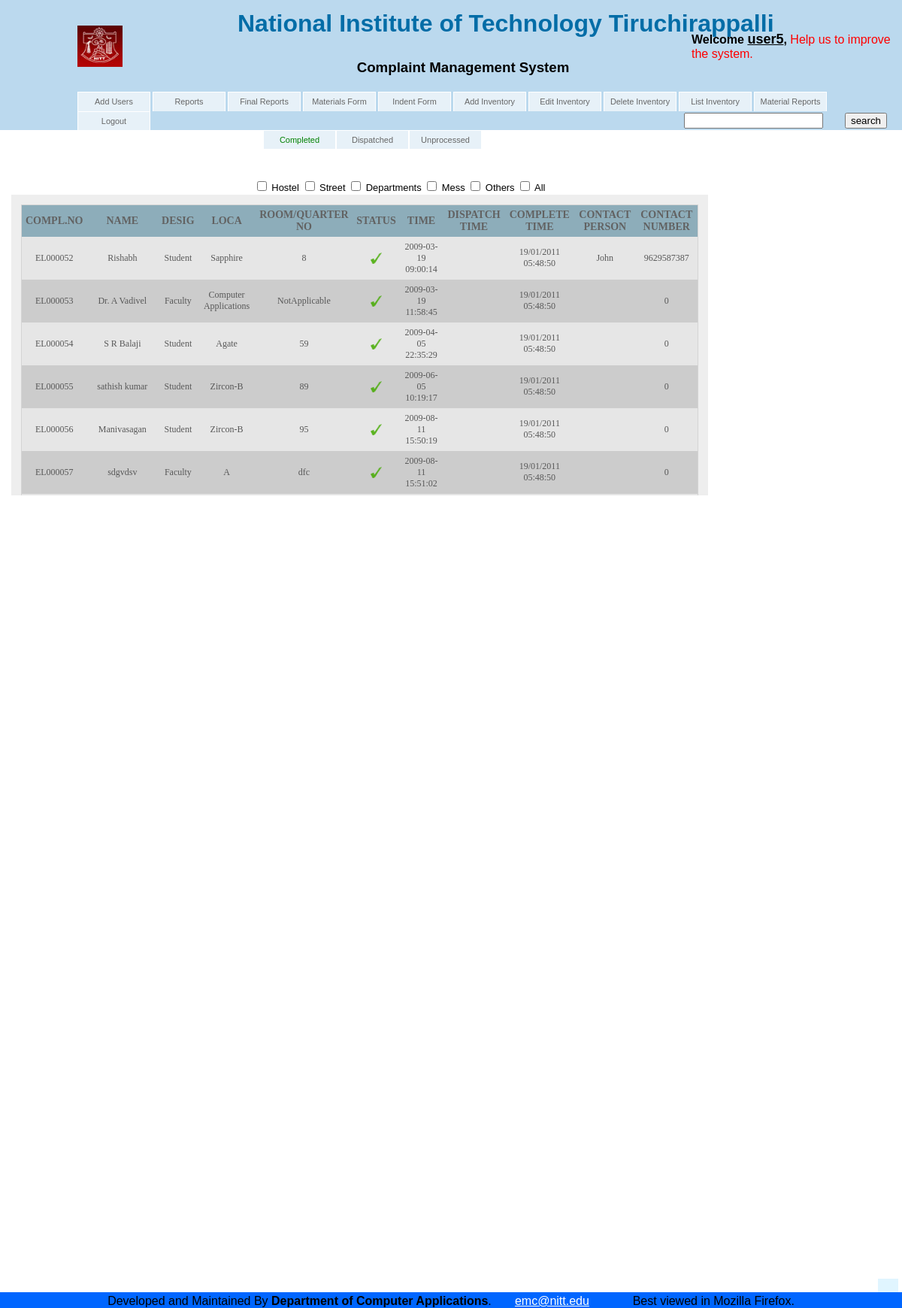
The page /final/completed.php (signed in) on the database its author committed.
### tables this page shows
CREATE TABLE IF NOT EXISTS `complaints` (
  `username` varchar(100) NOT NULL,
  `id` bigint(20) unsigned NOT NULL auto_increment,
  `name` varchar(50) NOT NULL,
  `designation` varchar(50) NOT NULL,
  `location` varchar(50) NOT NULL,
  `description` tinyint(4) NOT NULL,
  `time` timestamp NOT NULL default CURRENT_TIMESTAMP,
  `processed` tinyint(1) NOT NULL default '0',
  `area` tinyint(2) NOT NULL,
  `department` varchar(50) NOT NULL,
  `room` varchar(50) NOT NULL,
  `timing` tinyint(3) unsigned NOT NULL,
  `availablefrom` varchar(1000) NOT NULL,
  `availableto` varchar(1000) NOT NULL,
  `contact` varchar(20) NOT NULL,
  `email` varchar(50) NOT NULL,
  `contactPerson` varchar(100) NOT NULL,
  `contactNumber` varchar(255) NOT NULL,
  `descText` mediumtext NOT NULL,
  `finishedTime` text NOT NULL,
  `dispatchedTime` text NOT NULL,
  PRIMARY KEY  (`id`)
);

### final/completed.php (the view, shortened to what this page needs)
<?php
require_once('conn.php');
?>
<?php
		$sql="Select Count(*) from complaints";
		if(1)
		{
			$sql="Select id,name,designation,department,location,description,processed,area,time,dispatchedTime,finishedTime, contactPerson, contactNumber, room,availablefrom,availableto,contact from complaints ";
			$status="and";
			$sql.="where ( 1=1 ";
			$status.=" processed=2";
			if ($status=="and")
			$sql.=") ";
			else
			$sql.=$status.") ";
			$sql.=" and (1=1 ";
			$loc="and";
			if ($loc=="and")
			$sql.=") ";
			else
			$sql.=$loc.") ";
			$sql.=" order by time ASC ";
		}
		else
		$sql="Select id,name,designation,department,location,description,processed,area,time,dispatchedTime,finishedTime, contactPerson, contactNumber, room,timing,availablefrom,availableto,contact from complaints where processed=0";
		$result=mysql_query($sql,$conn);
?>
<?php require_once('header.php') ?>
<div id="menu" >
  <ul id="nav1">
  <?php
  echo '<a href="completed.php"><center><font color=green>Completed</font></center></a><a href="dispatched.php"><center>Dispatched</center></a><a href="unprocessed.php"><center>Unprocessed</center></a>';
   ?>
   </ul>
 </div>
<form name="form1" method="post">
	<div id="content">
	<br />
            <input type="checkbox" onclick="this.form.submit();" name="loc1" id="loc1"  <?php if (isset($_POST['loc1'])) echo "checked" ?> <?php if (isset($_POST['allloc'])) echo "checked disabled" ?>/>
            <label for="loc1">Hostel</label>
            <input type="checkbox" onclick="this.form.submit();" name="loc2" id="loc2" <?php if (isset($_POST['loc2'])) echo "checked" ?> <?php if (isset($_POST['allloc'])) echo "checked disabled" ?>/>
            <label for="loc2">Street</label>
            <input type="checkbox" onclick="this.form.submit();" name="loc3" id="loc3" <?php if (isset($_POST['loc3'])) echo "checked" ?> <?php if (isset($_POST['allloc'])) echo "checked disabled" ?>/>
            <label for="loc3">Departments</label>
            <input type="checkbox" onclick="this.form.submit();" name="loc4" id="loc4" <?php if (isset($_POST['loc4'])) echo "checked" ?> <?php if (isset($_POST['allloc'])) echo "checked disabled" ?>/>
            <label for="loc4">Mess</label>
            <input type="checkbox" onclick="this.form.submit();" name="loc5" id="loc5" <?php if (isset($_POST['loc5'])) echo "checked" ?> <?php if (isset($_POST['allloc'])) echo "checked disabled" ?>/>
            <label for="loc5">Others</label>
            <input type="checkbox" name="allloc" id="allloc" <?php if (isset($_POST['allloc'])) echo "checked" ?> onclick="chkclick(this,'loc'); this.form.submit();"/>
            <label for="allloc">All</label>
    <div id="n1right">
	<table align="center" width="80%" id="table1">
<tr>
<th>Compl.No</th>
<th>Name</th>
<th>Desig</th>
<th>Loca</th>
<th>Room/Quarter No</th>
<th>Status</th>
<th>Time</th>
<th>Dispatch Time</th>
<th>Complete Time</th>
<th>Contact Person</th>
<th>Contact Number</th>
</tr>
<?php
	$i = 0;
	while($row=mysql_fetch_array($result))
	{
?>
<tr <?php if($i%2) { ?> style="background:#CCCCCC" <?php } else { ?> <?php }?> onmouseover="rowover(this,'<?php echo $i ?>','<?php echo $row['time']?>','<?php echo $row['contact']?>')" onmouseout="rowout(this,'<?php if($i%2) echo '#CCCCCC'; else echo '#e6e6e6'; ?>','<?php echo $row['id'] ?>')" <?php if($row['processed']!='2') {?>onclick="rowclick(this,'<?php echo $row['id']?>')"<?php } ?>>
<td align="center"><?php echo "EL".str_pad($row['id'],6,"0",STR_PAD_LEFT) ?></td>
<td align="center"><?php echo $row['name'] ?></td>
<td align="center"><?php echo $row['designation'] ?></td>
<td align="center"><?php echo $row['location'] ?></td>
<td align="center"><?php echo $row['room'] ?></td>
<td align="center"><?php
$src = "images/processed.png";
		if ($row['processed']=='1')
		echo "<image src='dispatched.jpeg' ></img>";
		else if($row['processed']=='2')
		echo "<img src='$src'height='15' width='15' border='0'alt='' alt='' />";
		else
		echo "<image src='unprocessed.jpeg'></img>";
 ?></td>
<td align="center"><?php echo $row['time'] ?></td>
<td align="center"><?php  ?><?php if(strlen($row['dispatchedTime']) != 0) echo $row['dispatchedTime']; ?></td>
<td align="center"><?php  ?><?php if(strlen($row['finishedTime']) != 0) echo $row['finishedTime']; ?></td>
<td align="center"><?php echo $row['contactPerson'] ?></td>
<td align="center"><?php echo $row['contactNumber'] ?></td>
</tr>
<?php
$i++;
}
?>
</table><br />
</div>
</div>
<div  class="box" id="left">
<div class="box" id="optiondiv" style="position:fixed; right:5px; max-width:200px; bottom:-2px;">
	</div>
</div>
<?php require_once('footer.php') ?>
</form>
<form name="formSearch" method="post">
<input style="position:absolute;top:150px;right:105px;" type="input" id = "searchText" name="process3" />
<input style="position:absolute;top:150px;right:20px;" type="submit" id = "searchBtn" name="nm" value="search" />
</form>
</body>
</html>

### final/header.php (shortened to what this page needs)
<?php
if(isset($_SESSION['type']))
     $role=$_SESSION['type'];
else
{
	$role=0;
}
if(isset($_SESSION['user']))
$user=$_SESSION['user'];
else
	$user="";
?>
<!DOCTYPE html PUBLIC "-//W3C//DTD XHTML 1.0 Strict//EN" "http://www.w3.org/TR/xhtml1/DTD/xhtml1-stri.ct.dtd">
<html>
<head>
<link rel="stylesheet" type="text/css" href="style.css" media="screen" />
</head>
<body>
<div id="header">
<table width="100%">
<tr>
<td><div style="padding-left:100px;" align="right"><span><img src="images/logo.jpg" alt="Logo" width="60" height="55" /></span></div></td>
<td style="padding-left:150px; max-width:600px;" align="center"><h1>National Institute of Technology Tiruchirappalli<br/></h1><h3>Complaint Management System</h3></td>
<td align="left"><b>Welcome <span style="text-decoration:underline; font-size: large;"><?php echo $user;?></span>,</b><font color="#FF0000" >&nbsp;Help us to improve the system.</font></td>
</tr>
</table>
<div id="menu">
  <ul id="nav">
  <?php
   if($role==5)
   echo '<li><a href="add_user.php">Add Users</a></li>';
   if($role==2 or $role==5)
   echo '<li><a href="reports.php">Reports</a></li>';
   if($role==3 or $role==5)
   echo '<li><a href="reports_final.php">Final Reports</a></li>';
   if($role==4 or $role==5)
   {
	echo '<li><a href="materialsForm.php">Materials Form</a></li>';
	echo '<li><a href="indentFormOpen.php">Indent Form</a></li>';
}
   if($role==4 or $role==5)
   echo '<li><a href="addinventory.php">Add Inventory</a></li>';
   if($role==5)
   echo '<li><a href="edinventory.php">Edit Inventory</a></li>';
   if($role==5)
   echo '<li><a href="delinventory.php">Delete Inventory</a></li>';
   if($role==4 or $role==5)
   if($role==4 or $role==5)
   echo '<li><a href="listinventory.php">List Inventory</a></li>';
   if($role==4 or $role==5)
   echo '<li><a href="materialreport.php">Material Reports</a></li>';
    if($role>=1)
   echo '<li><a href="logout.php">Logout</a></li>';
   ?>
   </ul>
 </div>
</div>

### final/footer.php
<div id="footer" style="background-color: #0066FF; height:21px;">
<table width="100%">
<tr>
<td align="center">Developed and Maintained By <b>Department of Computer Applications</b>.&nbsp;&nbsp;&nbsp;&nbsp;&nbsp;&nbsp;&nbsp;<a href="emc.nitt.edu" style="color:#fff; text-decoration: underline;">emc@nitt.edu</a>&nbsp;&nbsp;&nbsp;&nbsp;&nbsp;&nbsp;&nbsp;&nbsp;&nbsp;&nbsp;&nbsp;&nbsp;&nbsp;Best viewed in Mozilla Firefox.</td>
</tr>
</table>
</div>

### final/style.css (style rules this page uses)
html,body { margin:0;padding:0 }
body { font: 85%/1.3 TrebuchetMS,Arial,sans-serif; text-align: left;background: #fff;padding-bottom:20px }
a { color: #0066B3; background: inherit; text-decoration: none; }
h1 { font: bold 2.0em Arial, Arial, Sans-Serif; color: #036DA7 }
div#header { width:100%;overflow:hidden;background: #BBD9EE; }
div#header h1,div#menu { width:1000px;margin:0 auto;text-align:left }
div#header h1 { padding: 10px 0 10px;color:"blue" }
div#footer { width:100%;overflow:hidden;background: #BBD9EE; margin-bottom:0px; height:50px; color:#FFFFFF; position:fixed; bottom:0px; }
ul#nav,ul#nav li { list-style-type:none;margin:0;padding:0; }
ul#nav { font-size: 80% }
ul#nav li { float:left;margin-left: 3px;text-align: center }
ul#nav a { float:left;width: 95px;padding: 5px 0;background: #E7F1F8;text-decoration:none;color: #666; border-top : 1px solid #fff; border-left : 1px solid #fff; border-right : 1px solid #fff; }
ul#nav1,ul#nav1 li { list-style-type:none;margin:0 250px 8px ;padding:0 }
ul#nav1 { font-size: 81% }
ul#nav1 a { float:left;width: 95px;padding: 5px 0;background: #E7F1F8;text-decoration:none;color: #666; border-top : 1px solid #fff; border-left : 1px solid #fff; border-right : 1px solid #fff; }
#n1right { float: left; width: 77%; max-height: 375px; overflow-y: scroll; overflow-x: scroll; padding: 1em; margin-bottom: 1.2em; background: #eee; text-align: justify; }
#left { float: right; width: 17%; margin: 0 0 10px 0; height:150px; background:#fff; }
#left .box { padding: 1em; margin: 0 0 1em 0; background : #E0F5FF; }
#content { font: 95%/1.3 TrebuchetMS,Arial,sans-serif; margin: 0 auto; padding: 15px; background:#fff ; }
ul { padding: 0; margin: 0; }
li { list-style-type: none; }
#table1 { width:auto; border : 1px solid #D4D4D4; border-top : 1px solid #D4D4D4; border-bottom : 1px solid #D4D4D4; border-collapse : collapse; }
#table1 th { padding : 5px 5px; background:#8DADBA; font-family:verdana; font-size : 14px; text-transform : uppercase; text-align : center; color : #626262; }
#table1 td { padding : 0 5px; }
#table1 tbody td, tbody th { padding : 6px; }
#table1 tbody tr { background-color: #E6E6E6; font-family:verdana; font-size : 12px; text-transform : none; text-align : left; color : #585858; }
ul { list-style-type:none; margin:1; padding:0; overflow:hidden; padding-top:3px; padding-bottom:3px; font-size:13px; }
li { display:inline }

### rows shown on the page
complaints: id "000052", name "Rishabh", designation "Student", location "Sapphire", room "8", processed 2 (drawn), time "2009-03-19 09:00:14", finishedTime "19/01/2011 05:48:50", contactPerson "John", contactNumber "9629587387"
complaints: id "000053", name "Dr. A Vadivel", designation "Faculty", location "Computer Applications", room "NotApplicable", processed 2 (drawn), time "2009-03-19 11:58:45", finishedTime "19/01/2011 05:48:50", contactNumber "0"
complaints: id "000054", name "S R Balaji", designation "Student", location "Agate", room "59", processed 2 (drawn), time "2009-04-05 22:35:29", finishedTime "19/01/2011 05:48:50", contactNumber "0"
complaints: id "000055", name "sathish kumar", designation "Student", location "Zircon-B", room "89", processed 2 (drawn), time "2009-06-05 10:19:17", finishedTime "19/01/2011 05:48:50", contactNumber "0"
complaints: id "000056", name "Manivasagan", designation "Student", location "Zircon-B", room "95", processed 2 (drawn), time "2009-08-11 15:50:19", finishedTime "19/01/2011 05:48:50", contactNumber "0"
complaints: id "000057", name "sdgvdsv", designation "Faculty", location "A", room "dfc", processed 2 (drawn), time "2009-08-11 15:51:02", finishedTime "19/01/2011 05:48:50", contactNumber "0"

### other values the page prints
$user "user5"
